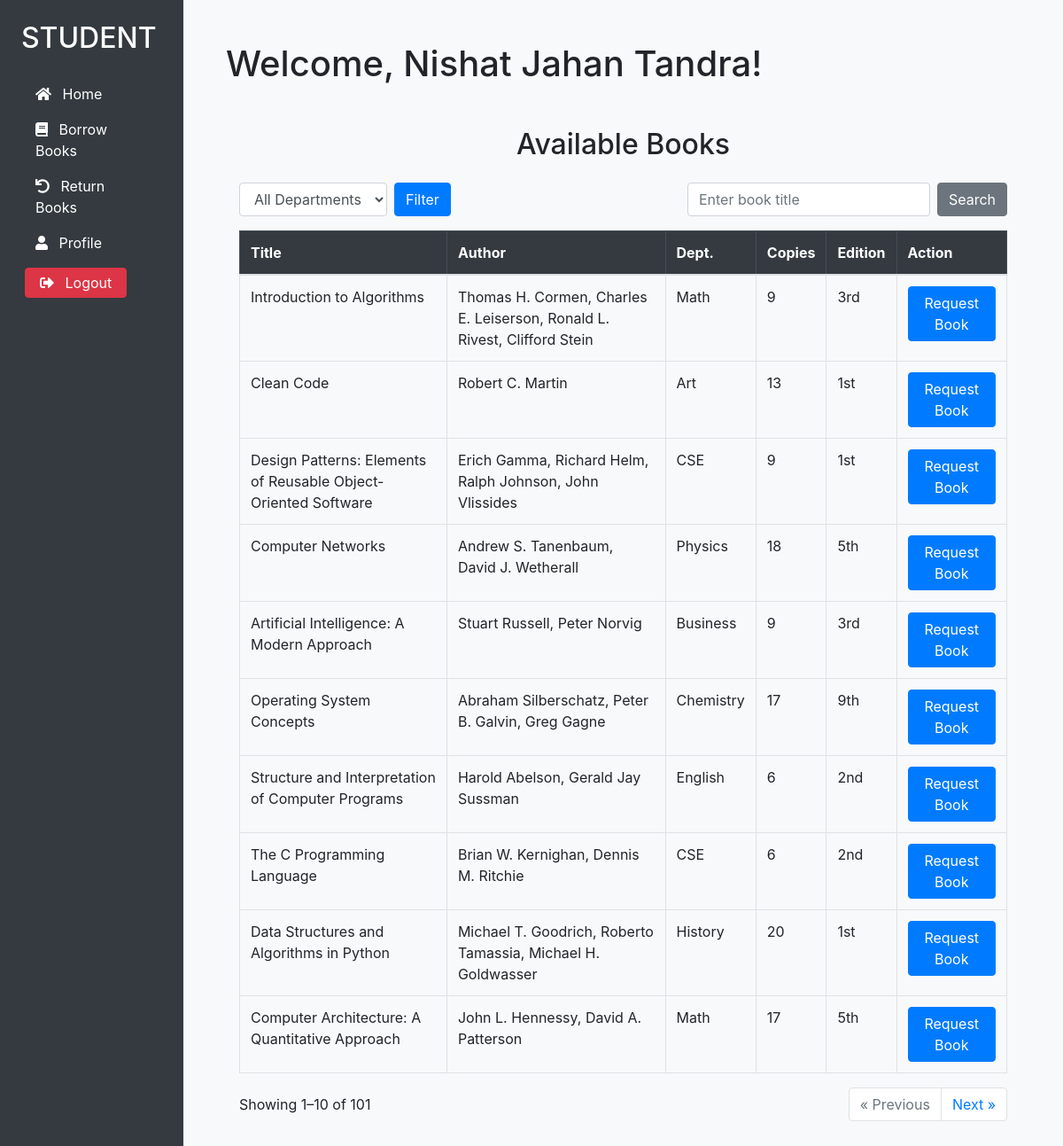
Page /student/dashboard/ (signed in) on the earlier database version.
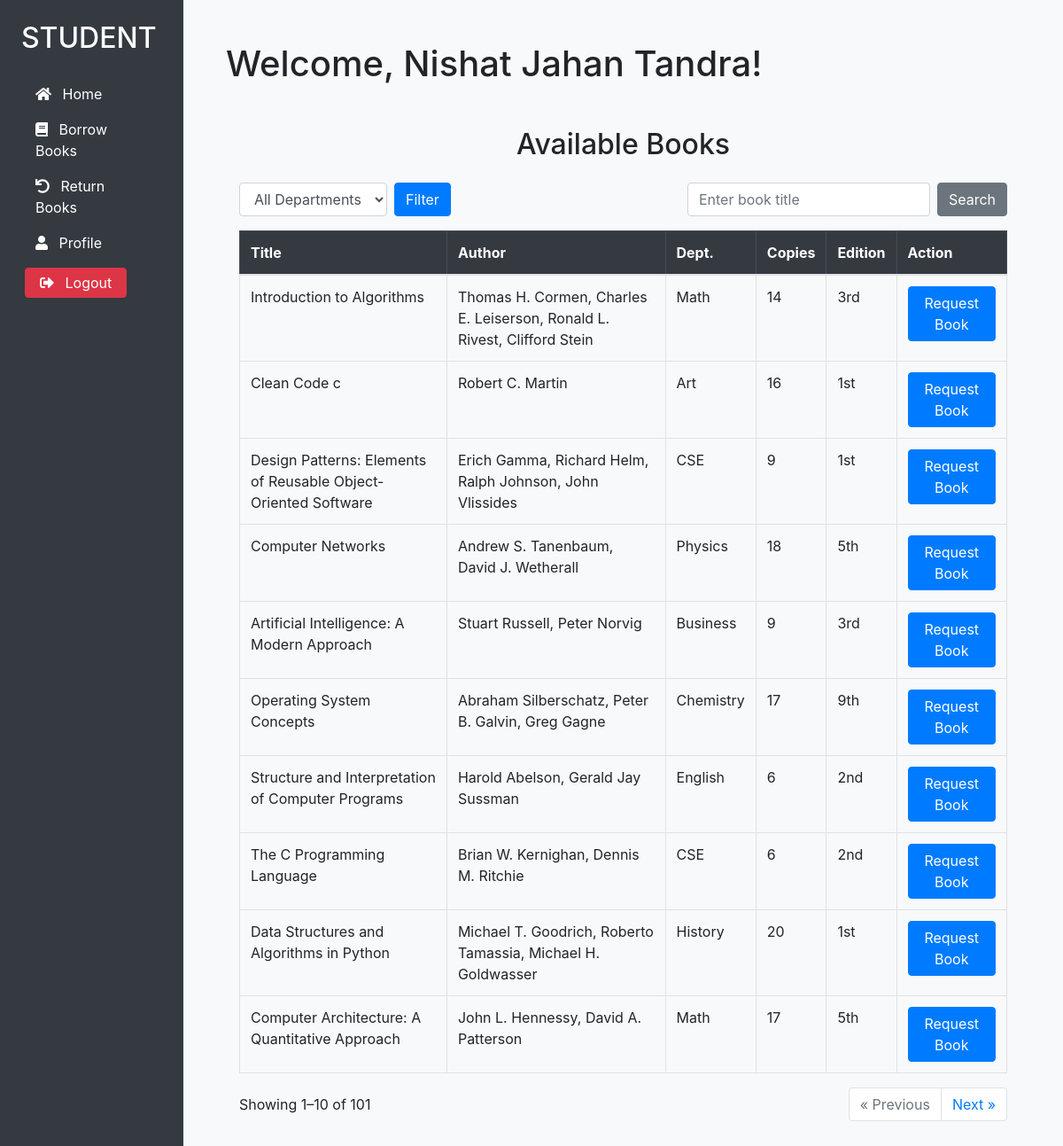
Same page on the later database version.
### library/models.py (models this page shows, shortened)
class Book(models.Model):
    book_id = models.CharField(max_length=20, unique=True)
    title = models.CharField(max_length=255)
    author = models.CharField(max_length=255)
    edition = models.CharField(max_length=50, blank=True)
    publication = models.CharField(max_length=255, blank=True)
    isbn = models.CharField(max_length=20, unique=True)
    number_of_copies_available = models.PositiveIntegerField(default=0)
    book_dept = models.CharField(max_length=100, blank=True)

### library/views.py (the view)
# urls.py: path('student/dashboard/', views.student_dashboard, name='student_dashboard'),
@login_required(login_url='student_login')
def student_dashboard(request):
    student = request.user.student
    borrowed_books_ids = BorrowedBook.objects.filter(student=student, status='Issued').values_list('book__id', flat=True)
    requested_book_ids = BookRequest.objects.filter(user=request.user, status='REQUESTED').values_list('book__id', flat=True)
    policy = LibraryPolicy.objects.first()
    max_books = policy.max_books_per_student if policy else 3
    current_count = BorrowedBook.objects.filter(student=request.user.student, status='Issued').count() \
                    + BookRequest.objects.filter(user=request.user, status='REQUESTED').count()
    if request.method == 'POST':
        dept = request.POST.get('dept', '')
        search_text = request.POST.get('search', '')
        page = request.POST.get('page', '')
        request.session['dept'] = dept
        request.session['search'] = search_text
        request.session['page'] = page
        return redirect('student_dashboard')
    else:
        selected_dept = request.session.pop('dept', '')
        search_text = request.session.pop('search', '')
        page_number = request.session.pop('page', '')
        books_list = Book.objects.all().order_by('pk')
        if selected_dept:
            books_list = books_list.filter(book_dept=selected_dept)
        if search_text:
            books_list = books_list.filter(title__icontains=search_text)
        departments = Book.objects.values_list('book_dept', flat=True).distinct()
    paginator = Paginator(books_list, 10)
    page_obj = paginator.get_page(page_number) if page_number else paginator.get_page(1)
    return render(request, 'student_dashboard/dashboard.html', {
        'student_name': student.name,
        'borrowed_books_ids': list(borrowed_books_ids),
        'requested_book_ids': list(requested_book_ids),
        'page_obj': page_obj,
        'selected_dept': selected_dept,
        'search_text': search_text,
        'departments': departments,
        'max_books': max_books,
        'current_count': current_count,
    })

### templates/student_dashboard/dashboard.html (shortened to what the changed rows need)
{% extends "student_dashboard/student_base.html" %}
{% load static %}
{% block content %}
<h1 class="text-2xl font-bold mb-4">Welcome, {{ student_name }}!</h1>
<div class="container my-5">
    <h2 class="mb-4 text-center">Available Books</h2>
    <table class="table table-bordered">
        <thead class="table-dark">
            <tr>
                <th>Title</th>
                <th>Author</th>
                <th>Dept.</th>
                <th>Copies</th>
                <th>Edition</th>
                <th>Action</th>
            </tr>
        </thead>
        <tbody>
            {% for book in page_obj.object_list %}
            <tr>
                <td>{{ book.title }}</td>
                <td>{{ book.author }}</td>
                <td>{{ book.book_dept }}</td>
                <td>{{ book.number_of_copies_available }}</td>
                <td>{{ book.edition }}</td>
                <td>
                    {% if book.id in requested_book_ids %}
                        <span data-bs-toggle="tooltip" title="Already requested">
                            <button class="btn btn-secondary" disabled>Requested</button>
                        </span>
                    {% elif current_count >= max_books %}
                        <span data-bs-toggle="tooltip" title="You have reached the maximum allowed books ({{ max_books }})">
                            <button class="btn btn-secondary" disabled>Request Book</button>
                        </span>
                    {% elif book.id in borrowed_books_ids %}
                        <span data-bs-toggle="tooltip" title="Already Issued">
                            <button class="btn btn-secondary" disabled>Request Book</button>
                        </span>
                    {% elif book.number_of_copies_available == 0 %}
                        <span data-bs-toggle="tooltip" title="Book is unavailable">
                            <button class="btn btn-secondary" disabled>Request Book</button>
                        </span>
                    {% else %}
                        <form method="post" action="{% url 'request_book' book.id %}">
                            <button class="btn btn-primary">Request Book</button>
                        </form>
                    {% endif %}
                </td>
            </tr>
            {% empty %}
            <tr>
                <td colspan="6" class="text-center">No books found.</td>
            </tr>
            {% endfor %}
        </tbody>
    </table>
</div>
{% endblock %}

Differences in the rows shown:
changed Book "Introduction to Algorithms": number_of_copies_available "9" → "14"
changed Book "Robert C. Martin": title "Clean Code" → "Clean Code c"; number_of_copies_available "13" → "16"
